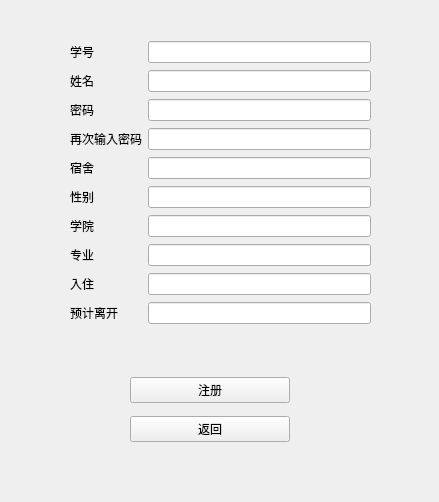
<?xml version="1.0" encoding="UTF-8"?>
<ui version="4.0">
 <class>signin</class>
 <widget class="QWidget" name="signin">
  <property name="geometry">
   <rect>
    <x>0</x>
    <y>0</y>
    <width>439</width>
    <height>502</height>
   </rect>
  </property>
  <property name="windowTitle">
   <string>Form</string>
  </property>
  <widget class="QWidget" name="gridLayoutWidget">
   <property name="geometry">
    <rect>
     <x>70</x>
     <y>40</y>
     <width>301</width>
     <height>291</height>
    </rect>
   </property>
   <layout class="QGridLayout" name="gridLayout">
    <item row="9" column="1">
     <widget class="QLineEdit" name="lineEdit_8"/>
    </item>
    <item row="6" column="0">
     <widget class="QLabel" name="label_5">
      <property name="text">
       <string>宿舍</string>
      </property>
     </widget>
    </item>
    <item row="2" column="1">
     <widget class="QLineEdit" name="lineEdit"/>
    </item>
    <item row="3" column="1">
     <widget class="QLineEdit" name="lineEdit_2"/>
    </item>
    <item row="4" column="1">
     <widget class="QLineEdit" name="lineEdit_3"/>
    </item>
    <item row="5" column="1">
     <widget class="QLineEdit" name="lineEdit_4"/>
    </item>
    <item row="2" column="0">
     <widget class="QLabel" name="label_4">
      <property name="text">
       <string>学号</string>
      </property>
     </widget>
    </item>
    <item row="9" column="0">
     <widget class="QLabel" name="label_8">
      <property name="text">
       <string>专业</string>
      </property>
     </widget>
    </item>
    <item row="7" column="1">
     <widget class="QLineEdit" name="lineEdit_6"/>
    </item>
    <item row="8" column="1">
     <widget class="QLineEdit" name="lineEdit_7"/>
    </item>
    <item row="5" column="0">
     <widget class="QLabel" name="label_3">
      <property name="text">
       <string>再次输入密码</string>
      </property>
     </widget>
    </item>
    <item row="3" column="0">
     <widget class="QLabel" name="label_2">
      <property name="text">
       <string>姓名</string>
      </property>
     </widget>
    </item>
    <item row="4" column="0">
     <widget class="QLabel" name="label">
      <property name="text">
       <string>密码</string>
      </property>
     </widget>
    </item>
    <item row="6" column="1">
     <widget class="QLineEdit" name="lineEdit_5"/>
    </item>
    <item row="7" column="0">
     <widget class="QLabel" name="label_6">
      <property name="text">
       <string>性别</string>
      </property>
     </widget>
    </item>
    <item row="8" column="0">
     <widget class="QLabel" name="label_7">
      <property name="text">
       <string>学院</string>
      </property>
     </widget>
    </item>
    <item row="10" column="0">
     <widget class="QLabel" name="label_9">
      <property name="text">
       <string>入住</string>
      </property>
     </widget>
    </item>
    <item row="11" column="0">
     <widget class="QLabel" name="label_10">
      <property name="text">
       <string>预计离开</string>
      </property>
     </widget>
    </item>
    <item row="10" column="1">
     <widget class="QLineEdit" name="lineEdit_9"/>
    </item>
    <item row="11" column="1">
     <widget class="QLineEdit" name="lineEdit_10"/>
    </item>
   </layout>
  </widget>
  <widget class="QWidget" name="verticalLayoutWidget">
   <property name="geometry">
    <rect>
     <x>130</x>
     <y>370</y>
     <width>160</width>
     <height>80</height>
    </rect>
   </property>
   <layout class="QVBoxLayout" name="verticalLayout">
    <item>
     <widget class="QPushButton" name="signin2">
      <property name="text">
       <string>注册</string>
      </property>
     </widget>
    </item>
    <item>
     <widget class="QPushButton" name="back">
      <property name="text">
       <string>返回</string>
      </property>
     </widget>
    </item>
   </layout>
  </widget>
 </widget>
 <resources/>
 <connections/>
</ui>
